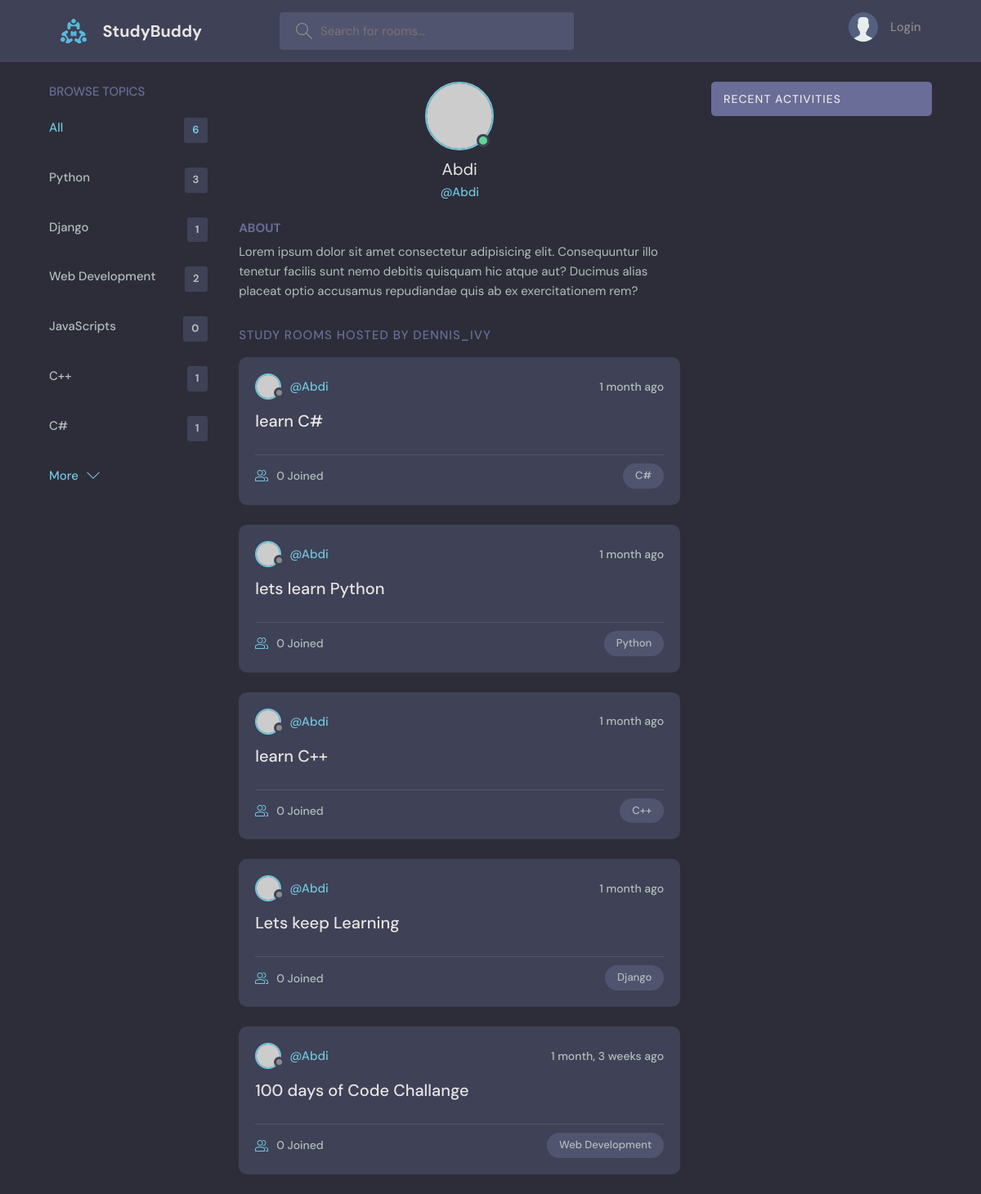
Page /profile/1/ on the committed database.
### base/models.py (models this page shows, shortened)
class Topic(models.Model):
    name = models.CharField(max_length=200)

class Room(models.Model):
    host = models.ForeignKey(User, on_delete=models.SET_NULL, null=True)
    topic = models.ForeignKey(Topic, on_delete=models.SET_NULL, null=True)
    name = models.CharField(max_length=200)
    description = models.TextField(null=True, blank=True)
    participants = models.ManyToManyField(User, related_name='participants', blank=True)
    updated = models.DateTimeField(auto_now=True)
    created = models.DateTimeField(auto_now_add=True)
    class Meta:
        ordering = ['-updated', '-created']

### base/views.py (the view)
# urls.py: path('profile/<str:pk>/', views.userProfile, name='user-profile'),
def userProfile(request, pk):
    user = User.objects.get(id=pk)
    rooms = user.room_set.all()
    room_messages = user.message_set.all()
    topics = Topic.objects.all()
    context= {'user':user, 'rooms':rooms, 'room_messages': room_messages, 'topics': topics}
    return render(request, 'base/profile.html', context)

### base/templates/base/profile.html (shortened to what this page needs)
{% extends 'main.html' %}
{% block content %}
  <main class="profile-page layout layout--3">
    <div class="container">
      {% include 'base/topics_component.html' %}
      <div class="roomList">
        <div class="profile">
          <div class="profile__avatar">
            <div class="avatar avatar--large active">
              <img src="https://randomuser.me/api/portraits/men/11.jpg" />
            </div>
          </div>
          <div class="profile__info">
            <h3>{{user.username}}</h3>
            <p>@{{user.username}}</p>
          </div>
          <div class="profile__about">
            <h3>About</h3>
            <p>
              Lorem ipsum dolor sit amet consectetur adipisicing elit. Consequuntur illo tenetur
              facilis sunt nemo debitis quisquam hic atque aut? Ducimus alias placeat optio
              accusamus repudiandae quis ab ex exercitationem rem?
            </p>
          </div>
        </div>
        <div class="roomList__header">
          <div>
            <h2>Study Rooms Hosted by dennis_ivy</a>
            </h2>
          </div>
        </div>
        {% include 'base/feed_components.html' %}
      </div>
      {% include 'base/activity_component.html' %}
    </div>
  </main>
{% endblock content %}

### templates/main.html (shortened to what this page needs)
<!DOCTYPE html>
{% load static %}
<html lang="en">
  <head>
    <link rel="stylesheet" href="{% static 'styles/style.css' %}" />
  </head>
  <body>
    {% include 'navbar.html' %}
    {% block content %}
    {% endblock %}
  </body>
</html>

### templates/navbar.html (shortened to what this page needs)
{% load static %}
<header class="header header--loggedIn">
    <div class="container">
      <a href="{% url 'home' %}" class="header__logo">
        <img src="{% static 'images/logo.svg' %}" />
        <h1>StudyBuddy</h1>
      </a>
      <form class="header__search" method="GET" action="{% url 'home' %}">
        <label>
          <input name="q" placeholder="Search for rooms..." />
        </label>
      </form>
      <nav class="header__menu">
        {% if request.user.is_authenticated %}
        <div class="header__user">
          <a href="{% url 'update-user' %}">
            <div class="avatar avatar--medium active">
              <img src="https://randomuser.me/api/portraits/men/37.jpg" />
            </div>
            <p>{{request.user.username}}<span>@{{request.user.username}}</span></p>
          </a>
          <button class="dropdown-button">
            <svg version="1.1" xmlns="http://www.w3.org/2000/svg" width="32" height="32" viewBox="0 0 32 32">
              <title>chevron-down</title>
              <path d="M16 21l-13-13h-3l16 16 16-16h-3l-13 13z"></path>
            </svg>
          </button>
        </div>
        {% else %}
        <a href="{% url 'login' %}">
          <img src="{% static 'images/avatar.svg' %}" />
          <p>Login</p>
        </a>
        {% endif %}
      </nav>
    </div>
  </header>

### base/templates/base/topics_component.html
<div class="topics">
    <div class="topics__header">
      <h2>Browse Topics</h2>
    </div>
    <ul class="topics__list">
      <li>
        <a href="{% url 'home' %}" class="active">All <span>{{topics.count}}</span></a>
      </li>
      {% for topic in topics %}
      <li>
        <a href="{% url 'home' %}?q={{topic.name}}">{{topic.name}}<span>{{topic.room_set.all.count}}</span></a>
      </li>
      {% endfor %}
    </ul>
    <a class="btn btn--link" href="{% url 'topics' %}">
      More
      <svg version="1.1" xmlns="http://www.w3.org/2000/svg" width="32" height="32" viewBox="0 0 32 32">
        <title>chevron-down</title>
        <path d="M16 21l-13-13h-3l16 16 16-16h-3l-13 13z"></path>
      </svg>
    </a>
  </div>

### base/templates/base/feed_components.html (shortened to what this page needs)
{% for room in rooms %}
<div class="roomListRoom">
    <div class="roomListRoom__header">
      <a href="{% url 'user-profile' room.host.id %}" class="roomListRoom__author">
        <div class="avatar avatar--small">
          <img src="https://randomuser.me/api/portraits/women/11.jpg" />
        </div>
        <span>@{{room.host.username}}</span>
      </a>
      <div class="roomListRoom__actions">
        <span>{{room.created|timesince}} ago</span>
      </div>
    </div>
    <div class="roomListRoom__content">
      <a href="{% url 'room' room.id %}">{{room.name}}</a>
    </div>
    <div class="roomListRoom__meta">
      <a href="{% url 'room' room.id %}" class="roomListRoom__joined">
        {{room.participants.all.count}} Joined
      </a>
      <p class="roomListRoom__topic">{{room.topic.name}}</p>
    </div>
  </div>
{% endfor %}

### base/templates/base/activity_component.html (shortened to what this page needs)
<div class="activities">
    <div class="activities__header">
      <h2>Recent Activities</h2>
    </div>
  </div>

### rows in the picture
Topic: name "Python", room_set.all.count "3"
Topic: name "Django", room_set.all.count "1"
Topic: name "Web Development", room_set.all.count "2"
Topic: name "JavaScripts", room_set.all.count "0"
Topic: name "C++", room_set.all.count "1"
Topic: name "C#", room_set.all.count "1"
Room: host.username "Abdi", created "1 month", name "learn C#", participants.all.count "0", topic.name "C#"
Room: host.username "Abdi", created "1 month", name "lets learn Python", participants.all.count "0", topic.name "Python"
Room: host.username "Abdi", created "1 month", name "learn C++", participants.all.count "0", topic.name "C++"
Room: host.username "Abdi", created "1 month", name "Lets keep Learning", participants.all.count "0", topic.name "Django"
Room: host.username "Abdi", created "1 month, 3 weeks", name "100 days of Code Challange", participants.all.count "0", topic.name "Web Development"

### other values in the picture
{{ topics.count }} "6"
{{ user.username }} "Abdi"
